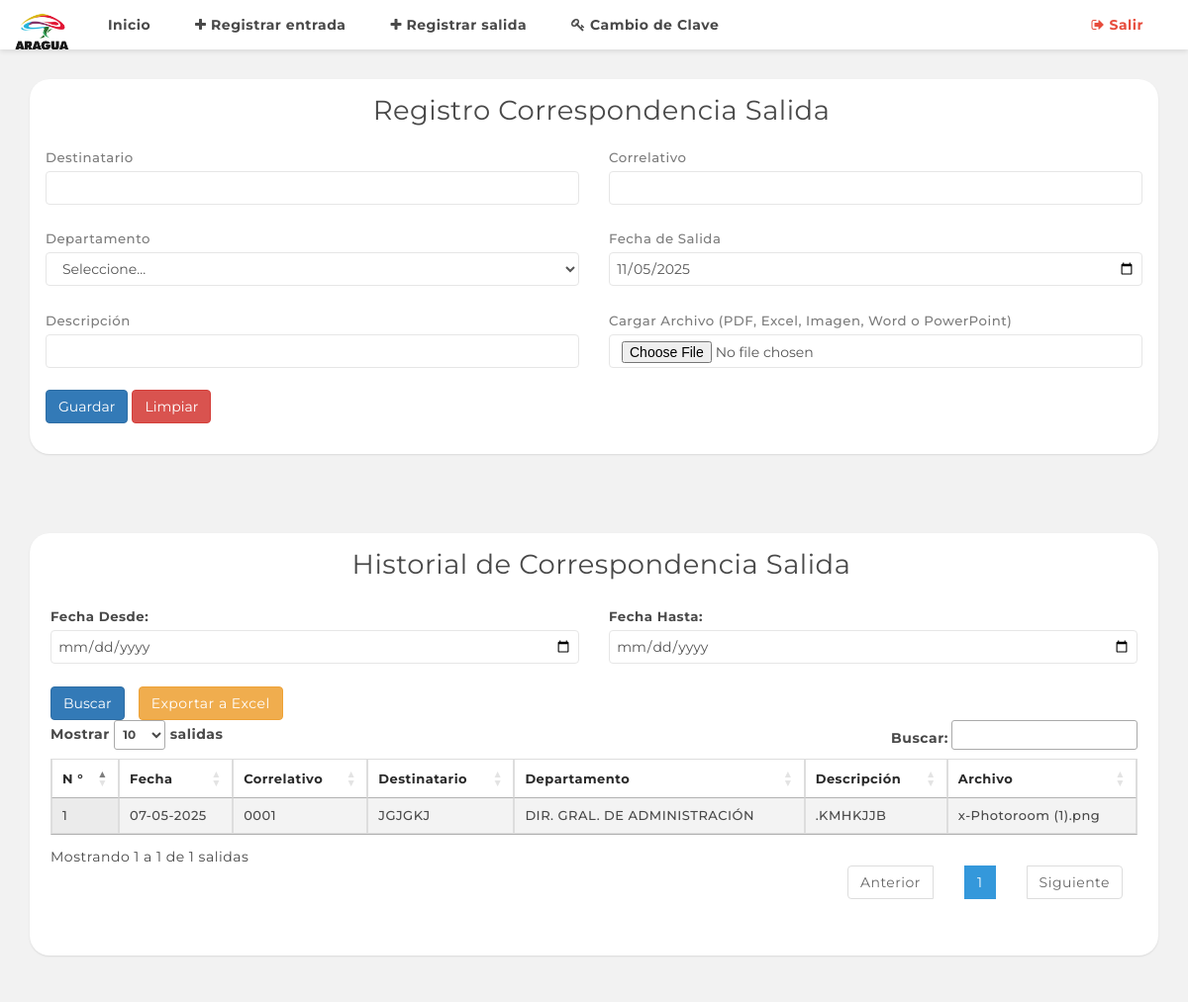
/create-salida.php, run on the app's committed database.
### tables this page shows
CREATE TABLE `registro_correspondencia_salidas` (
  `id` int(11) NOT NULL,
  `departamento` varchar(255) DEFAULT NULL,
  `descripcion` text DEFAULT NULL,
  `destinatario` varchar(255) DEFAULT NULL,
  `correlativo` varchar(255) DEFAULT NULL,
  `fecha_salida` datetime DEFAULT NULL,
  `archivo` varchar(255) DEFAULT NULL
);

### create-salida.php (the view, shortened to what this page needs)
<?php
include('includes/config.php');
if (strlen($_SESSION['alogin']) == "") {
    header("Location: index.php");
    exit();
} else {
    $departamento = "";
    $descripcion = "";
    $destinatario = "";
    $correlativo = "";
    $fecha_salida = date('Y-m-d');
    $fechaDesde = isset($_GET['fechaDesde']) ? $_GET['fechaDesde'] : '';
    $fechaHasta = isset($_GET['fechaHasta']) ? $_GET['fechaHasta'] : '';
    if ($fechaDesde && $fechaHasta) {
        $sql = "SELECT * FROM registro_correspondencia_salidas WHERE fecha_salida BETWEEN :fechaDesde AND :fechaHasta ORDER BY fecha_salida DESC";
        $query = $dbh->prepare($sql);
        $query->bindParam(':fechaDesde', $fechaDesde);
        $query->bindParam(':fechaHasta', $fechaHasta);
    } else {
        $sql = "SELECT * FROM registro_correspondencia_salidas ORDER BY fecha_salida DESC";
        $query = $dbh->prepare($sql);
    }
    $query->execute();
    $results = $query->fetchAll(PDO::FETCH_OBJ);
}
?>
<?php include('includes/entrada.php');?>
<div class="content-wrapper">
    <div class="content-container">
        <div class="main-page">
            <div class="container-fluid">
                <section class="section">
                    <div class="container-fluid">
                        <div class="row">
                            <div class="col-md-12">
                                <div class="panel">
                                    <div class="panel-heading">
                                        <div class="panel-title">
                                            <h2 class="text-center">Registro Correspondencia Salida</h2>
                                        </div>
                                    </div>
                                    <div class="panel-body">
                                        <form method="post" enctype="multipart/form-data">
                                            <div class="form-group row">
                                                <div class="col-md-6">
                                                    <label for="destinatario" class="control-label">Destinatario</label>
                                                    <input type="text" name="destinatario" class="form-control" value="<?php echo htmlentities($destinatario); ?>" required="required">
                                                </div>
                                                <div class="col-md-6">
                                                    <label for="correlativo" class="control-label">Correlativo</label>
                                                    <input type="text" name="correlativo" class="form-control" value="<?php echo htmlentities($correlativo); ?>" required="required">
                                                </div>
                                            </div>
                                            <div class="form-group row">
                                                <div class="col-md-6">
                                                    <label for="departamento" class="control-label">Departamento</label>
                                                    <select name="departamento" class="form-control" required>
                                                        <option value="" disabled <?php echo ($departamento == '') ? 'selected' : ''; ?>>Seleccione...</option>
                                                    </select>
                                                </div>
                                                <div class="col-md-6">
                                                    <label for="fecha_salida" class="control-label">Fecha de Salida</label>
                                                    <input type="date" name="fecha_salida" class="form-control" value="<?php echo htmlentities($fecha_salida); ?>" required>
                                                </div>
                                            </div>
                                            <div class="form-group row">
                                                <div class="col-md-6">
                                                    <label for="descripcion" class="control-label">Descripción</label>
                                                    <input type="text" name="descripcion" class="form-control" value="<?php echo htmlentities($descripcion); ?>" required="required">
                                                </div>
                                                <div class="col-md-6">
                                                    <label for="archivo" class="control-label">Cargar Archivo (PDF, Excel, Imagen, Word o PowerPoint)</label>
                                                    <input type="file" name="archivo" class="form-control" accept=".pdf,.xls,.xlsx,.jpg,.jpeg,.png,.doc,.docx,.ppt,.pptx" required>
                                                </div>
                                            </div>
                                            <div class="form-group">
                                                <button type="submit" name="submit" class="btn btn-primary">Guardar</button>
                                                <button type="reset" name="reset" class="btn btn-danger">Limpiar</button>
                                            </div>
                                        </form>
                                    </div>
                                </div>
                            </div>
                        </div>
                    </div>
                </section>
                <section class="section">
                    <div class="container-fluid">
                        <div class="row">
                            <div class="col-md-12">
                                <div class="panel">
                                    <div class="panel-heading">
                                        <div class="panel-title">
                                            <h2 class="text-center">Historial de Correspondencia Salida</h2>
                                        </div>
                                    </div>
                                    <div class="panel-body p-20">
                                        <form method="GET" action="" class="mb-3">
                                            <div class="form-group row">
                                                <div class="col-md-6">
                                                    <label for="fechaDesde">Fecha Desde:</label>
                                                    <input type="date" name="fechaDesde" id="fechaDesde" class="form-control" required>
                                                </div>
                                                <div class="col-md-6">
                                                    <label for="fechaHasta">Fecha Hasta:</label>
                                                    <input type="date" name="fechaHasta" id="fechaHasta" class="form-control" required>
                                                </div>
                                            </div>
                                            <button type="submit" class="btn btn-primary">Buscar</button>
                                            <a href="exportar_salida.php" class="btn btn-warning" style="margin-left: 10px;">Exportar a Excel</a>
                                        </form>
                                        <table id="example" class="display table table-striped table-bordered" cellspacing="0" width="100%">
                                            <thead>
                                                <tr>
                                                    <th>N °</th>
                                                    <th>Fecha</th>
                                                    <th>Correlativo</th>
                                                    <th>Destinatario</th>
                                                    <th>Departamento</th>
                                                    <th>Descripción</th>
                                                    <th>Archivo</th>
                                                </tr>
                                            </thead>
                                            <tbody>
                                                <?php
                                                if (isset($results) && count($results) > 0) {
                                                    $cnt = 1;
                                                    foreach ($results as $result) {
                                                        $fechaSalida = ($result->fecha_salida) ? date("d-m-Y", strtotime($result->fecha_salida)) : '';
                                                        ?>
                                                        <tr>
                                                            <td><?php echo htmlentities($cnt);?></td>
                                                            <td><?php echo htmlentities($fechaSalida);?></td>
                                                            <td><?php echo htmlentities($result->correlativo);?></td>
                                                            <td><?php echo htmlentities($result->destinatario);?></td>
                                                            <td><?php echo htmlentities($result->departamento);?></td>
                                                            <td><?php echo htmlentities($result->descripcion);?></td>
                                                            <td>
                                                                <?php if ($result->archivo) {
                                                                    $fileName = basename($result->archivo);
                                                                    ?>
                                                                    <a href="<?php echo htmlentities($result->archivo); ?>" download="<?php echo $fileName; ?>">
                                                                        <?php echo htmlentities($fileName); ?>
                                                                    </a>
                                                                <?php } else { ?>
                                                                    Sin archivo
                                                                <?php } ?>
                                                            </td>
                                                        </tr>
                                                    <?php
                                                        $cnt++;
                                                    }
                                                } else {
                                                    echo "<tr><td colspan='7'>No se encontraron registros.</td></tr>";
                                                } ?>
                                            </tbody>
                                        </table>
                                    </div>
                                </div>
                            </div>
                        </div>
                    </div>
                </section>
            </div>
        </div>
    </div>
</div>
<link rel="stylesheet" href="https://cdn.datatables.net/1.11.5/css/jquery.dataTables.min.css">
<?php include('includes/footer.php'); ?>

### data on the page
registro_correspondencia_salidas: fecha_salida "07-05-2025", correlativo "0001", destinatario "JGJGKJ", departamento "DIR. GRAL. DE ADMINISTRACIÓN", descripcion ".KMHKJJB", archivo "x-Photoroom (1).png"
